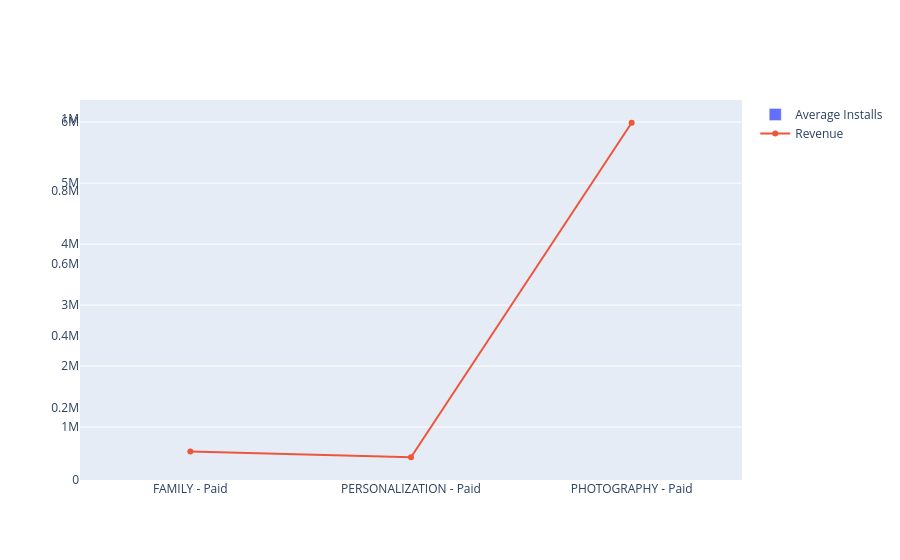

Notebook code cell kept with this figure:
### Code cell
fig.add_trace(
    go.Scatter(
        x=summary["Category"] + " - " + summary["Type"],
        y=summary["Revenue"],
        mode="lines+markers",
        name="Revenue",
        yaxis="y2"
    )
)

### Figure 1 — Plotly figure (JSON) as saved in the notebook; plotly's stock layout.template omitted (floating-point values rounded to 4 significant figures)
{"data": [{"name": "Average Installs", "type": "bar", "x": ["FAMILY - Paid", "PERSONALIZATION - Paid", "PHOTOGRAPHY - Paid"], "y": [361700.0, 505000, 1000000], "yaxis": "y"}, {"mode": "lines+markers", "name": "Revenue", "type": "scatter", "x": ["FAMILY - Paid", "PERSONALIZATION - Paid", "PHOTOGRAPHY - Paid"], "y": [597200.0, 504950, 5990000], "yaxis": "y2"}], "layout": {}}
